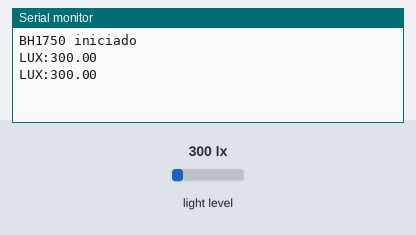
Recording of a sketch running on a simulated ESP32. Parts: the last lines printed to the serial monitor. The inputs (shaded band) are chosen by the test bench; at power-on: light level 300 lx.

Above: at 1.8 s.
1.9 s: light level set to 40 lx
At 2.8 s:
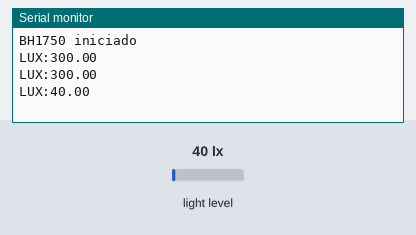
3.4 s: light level set to 500 lx
At 4.8 s:
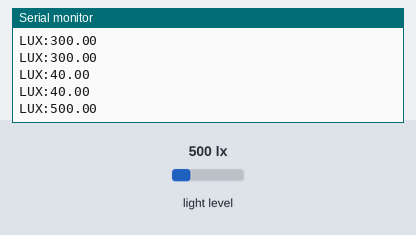
Timing chart, 0 to 6.4 s (numbered marks = the images above; inputs shaded):
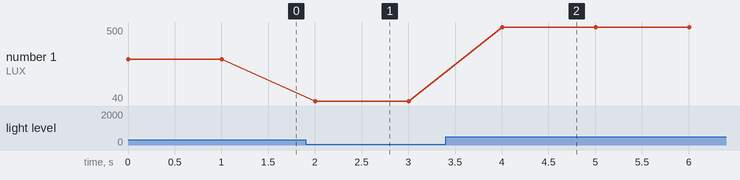

Measured:
- after the input at 1.9 s, the serial monitor: prints a new line after 0.10 s (image 1)
- after the input at 3.4 s, the serial monitor: prints a new line after 0.60 s (image 2)
- plotted number 1: 300 → 40 after the input at 1.9 s, 40 → 500 after the input at 3.4 s

The sketch:

esp32_bh1750.ino
```cpp
#include <Wire.h>
#include <BH1750.h>

BH1750 lightMeter;

void setup() {
  Serial.begin(115200);
  Wire.begin();
  if (lightMeter.begin()) {
    Serial.println("BH1750 iniciado");
  } else {
    Serial.println("Error iniciando BH1750");
  }
}

void loop() {
  float lux = lightMeter.readLightLevel();
  if (isnan(lux)) {
    // lectura inválida
    Serial.println("LUX:0");
  } else {
    Serial.print("LUX:");
    Serial.println(lux);
  }
  delay(1000); // enviar cada 1 segundo
}
```
